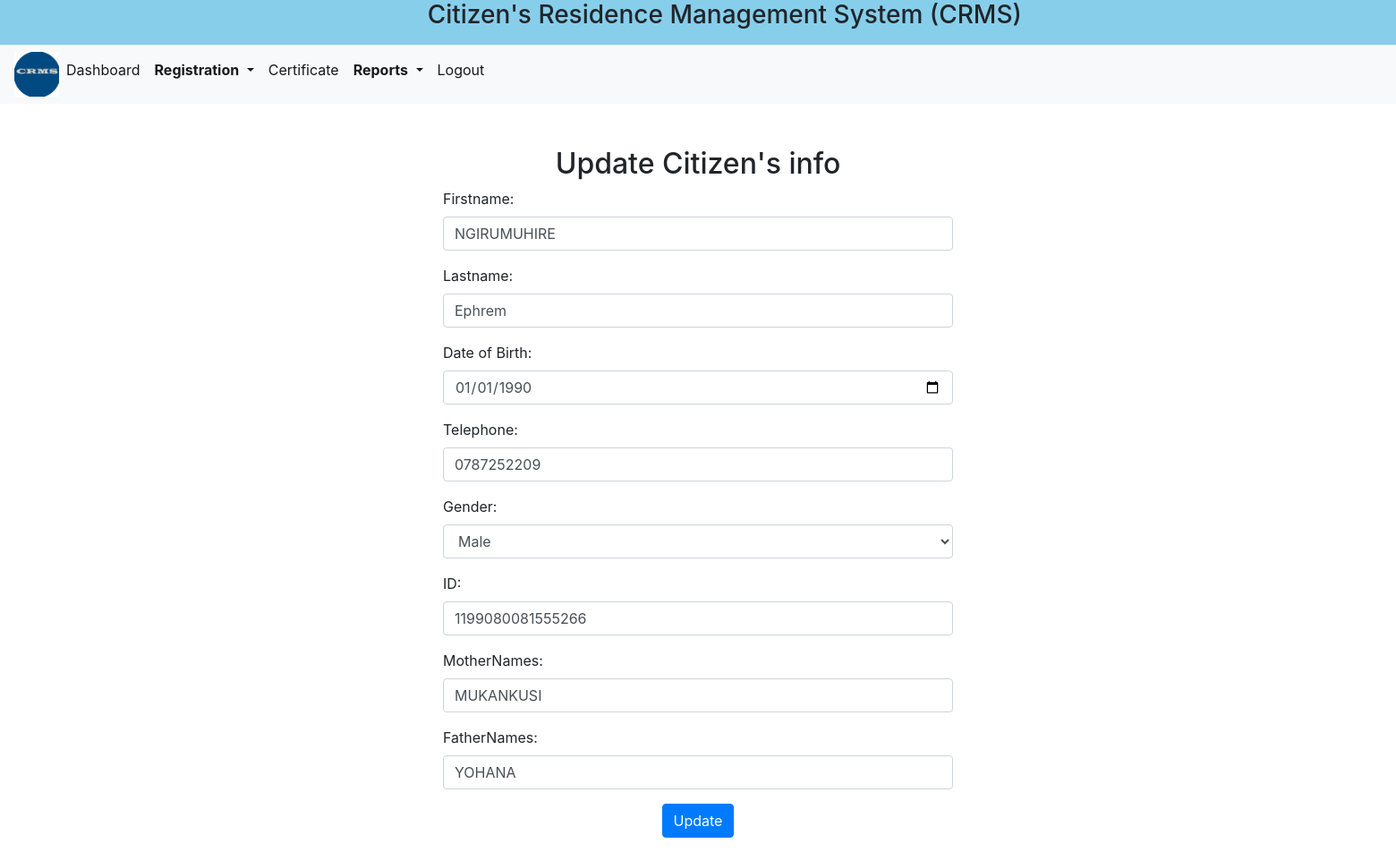
/updateCitizen.php?identifier=76234198 (signed in), run on the app's committed database.
### tables this page shows
CREATE TABLE `resident` (
  `Identifier` varchar(8) NOT NULL,
  `Firstname` varchar(20) DEFAULT NULL,
  `Lastname` varchar(20) DEFAULT NULL,
  `DoB` date DEFAULT NULL,
  `Telephone` varchar(15) DEFAULT NULL,
  `Gender` varchar(6) DEFAULT NULL,
  `ID` bigint DEFAULT NULL,
  `FatherNames` varchar(20) DEFAULT NULL,
  `MotherNames` varchar(20) DEFAULT NULL,
  `Province` varchar(20) DEFAULT NULL,
  `District` varchar(20) DEFAULT NULL,
  `Sector` varchar(20) DEFAULT NULL,
  `Cell` varchar(20) DEFAULT NULL,
  `Village` varchar(20) DEFAULT NULL,
  `Citizen_Category` varchar(20) DEFAULT NULL,
  `HouseNo` varchar(30) DEFAULT NULL,
  `Password` varchar(255) DEFAULT '',
  `Status` varchar(9) DEFAULT NULL,
  `RegDate` datetime DEFAULT CURRENT_TIMESTAMP,
  PRIMARY KEY (`Identifier`),
  UNIQUE KEY `Telephone` (`Telephone`),
  UNIQUE KEY `ID` (`ID`)
);

### updateCitizen.php (the view, shortened to what this page needs)
<!DOCTYPE html>
<html lang="en">
<head>
    <link rel="stylesheet" href="bootstrap/bootstrap.css">
    </head>
</head>
<body background="img src="image1.jpg" class="d-block w-100" alt="...">
<?php include 'header.php'; ?>
<?php
$conn = new mysqli('localhost', 'super', '', 'crms');
$id = $_GET['identifier'];
$stmt = $conn->prepare("SELECT * FROM resident WHERE Identifier = ?");
$stmt->bind_param("i", $id);
$stmt->execute();
$result = $stmt->get_result();
$record = $result->fetch_assoc();
?>
<!DOCTYPE html>
<html lang="en">
<head>
    <link rel="stylesheet" href="bootstrap/bootstrap.css">
</head>
<body>
<div class="container mt-5 form-container">
<h2 class="text-center">Update Citizen's info</h2>
    <form action="updateCitizen.php?identifier=<?php echo htmlspecialchars($record['Identifier']); ?>" method="POST">
        <div class="form-group">
            <label for="firstname">Firstname:</label>
            <input type="text" class="form-control" id="firstname" name="firstname" value="<?php echo htmlspecialchars($record['Firstname']); ?>" required>
        </div>
        <div class="form-group">
            <label for="lastname">Lastname:</label>
            <input type="text" class="form-control" id="lastname" name="lastname" value="<?php echo htmlspecialchars($record['Lastname']); ?>" required>
        </div>
        <div class="form-group">
            <label for="dob">Date of Birth:</label>
            <input type="date" class="form-control" id="dob" name="dob" value="<?php echo htmlspecialchars($record['DoB']); ?>" required>
        </div>
        <div class="form-group">
            <label for="telephone">Telephone:</label>
            <input type="text" class="form-control" pattern="[0-9]*" inputmode="numeric" id="telephone" name="telephone" value="<?php echo htmlspecialchars($record['Telephone']); ?>" required>
        </div>
        <div class="form-group">
            <label for="gender">Gender:</label>
            <select class="form-control" id="gender" name="gender" required>
                <option value="Male" <?php echo $record['Gender'] == 'Male' ? 'selected' : ''; ?>>Male</option>
            </select>
        </div>
        <div class="form-group">
            <label for="id">ID:</label>
            <input type="text" class="form-control" id="id" name="id" pattern="[0-9]*" inputmode="numeric" value="<?php echo htmlspecialchars($record['ID']); ?>" required>
        </div>
        <div class="form-group">
            <label for="district">MotherNames:</label>
            <input type="text" class="form-control" id="mothernames" name="mothernames" pattern="[A-Za-z]*" inputmode="alphabetic" title="Only alphabetic characters are allowed!" value="<?php echo htmlspecialchars($record['MotherNames']); ?>" required>
        </div>
        <div class="form-group">
            <label for="district">FatherNames:</label>
            <input type="text" class="form-control" id="fathernames" name="fathernames" pattern="[A-Za-z]*" inputmode="alphabetic" title="Only alphabetic characters are allowed!" value="<?php echo htmlspecialchars($record['FatherNames']); ?>" required>
        </div>
        <div class="form-group text-center">
            <button type="submit" class="btn btn-custom">Update</button>
        </div>
    </form>
</div>
</body>
</html>

### updateCitizen.php (style rules this page uses)
.form-container { max-width: 600px; margin: 0 auto; }
.btn-custom { background-color: #007bff; border-color: #007bff; color: #fff; }

### data on the page
resident: firstname "NGIRUMUHIRE", lastname "Ephrem", dob "01/01/1990", telephone "0787252209", gender "Male", id "1199080081555266", mothernames "MUKANKUSI", fathernames "YOHANA"
